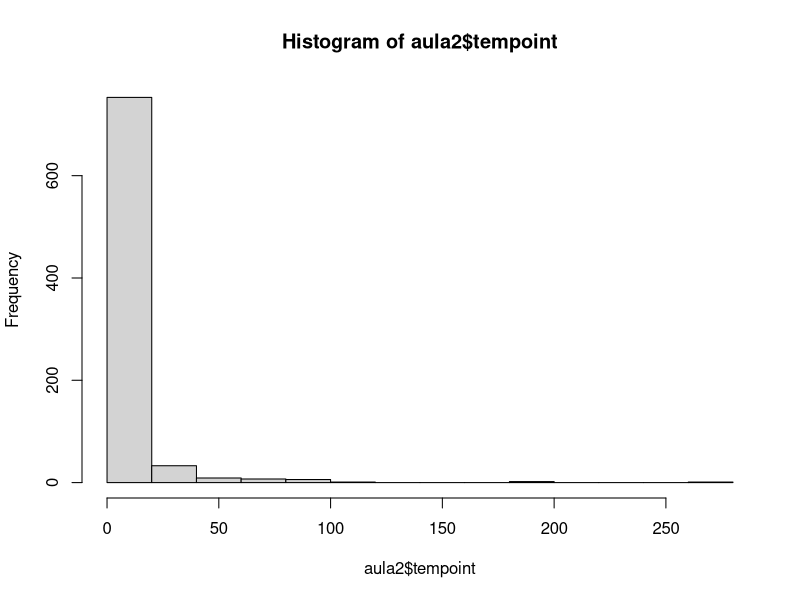
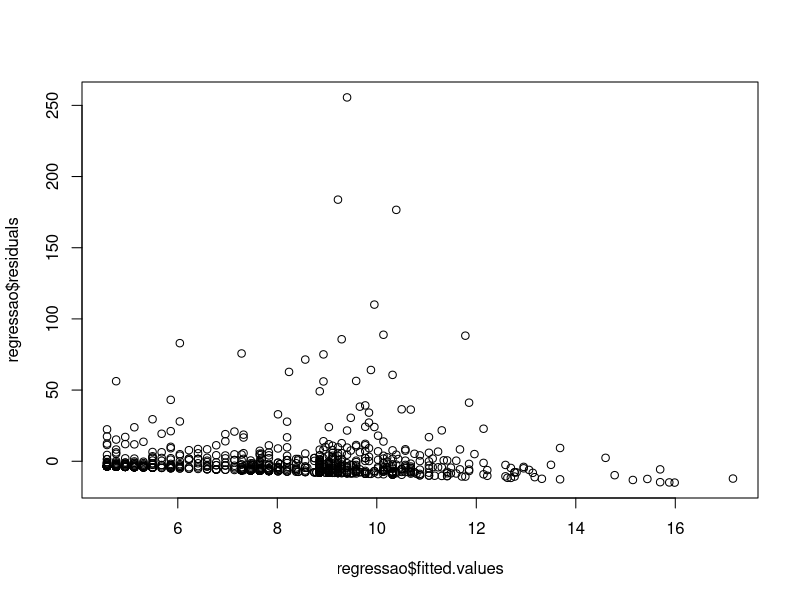
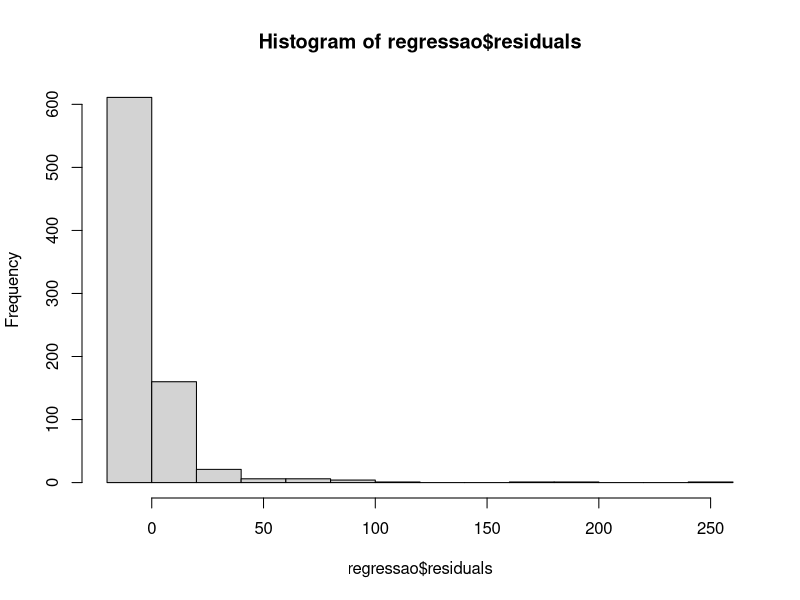
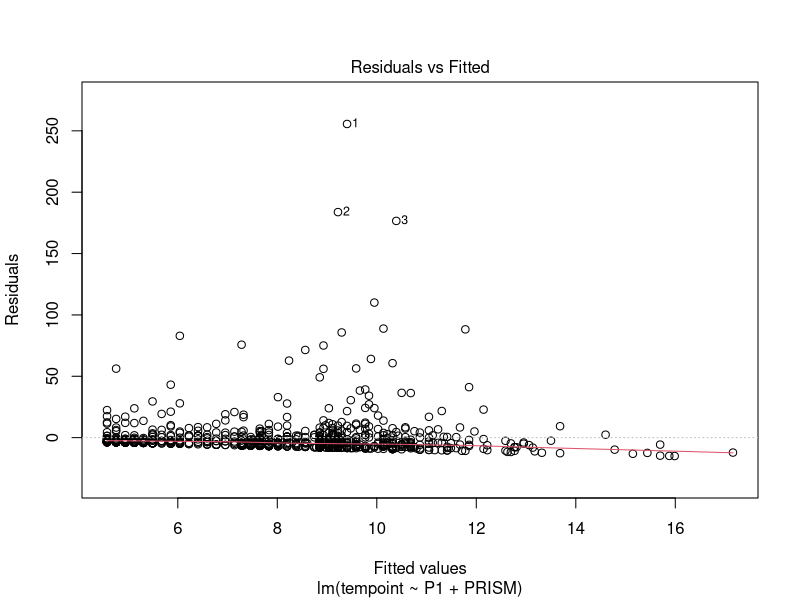
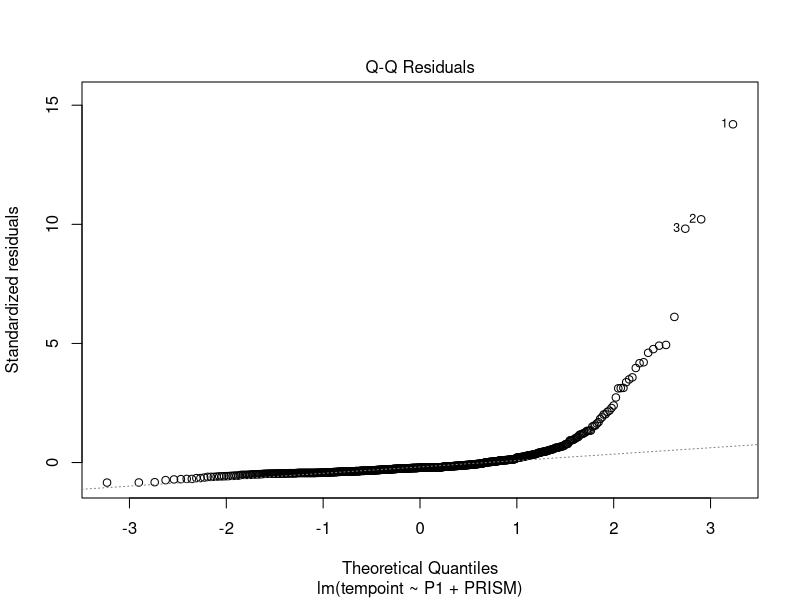
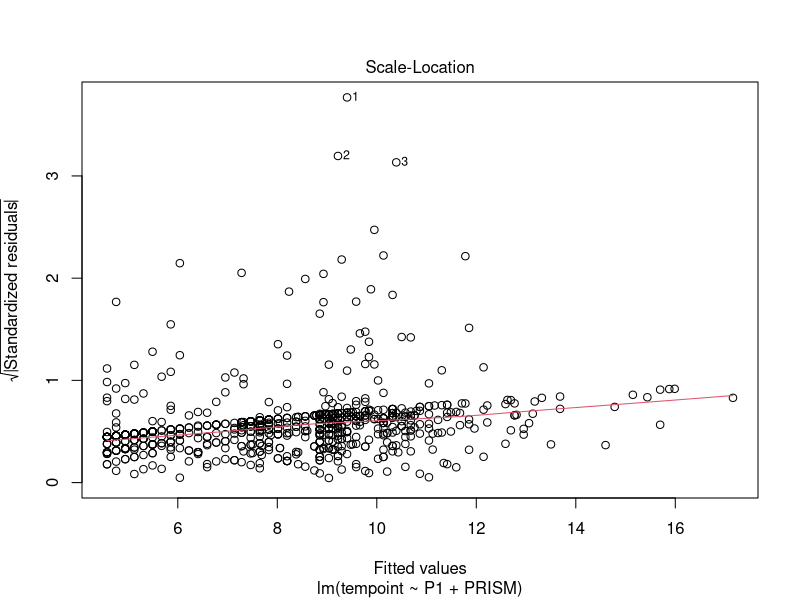
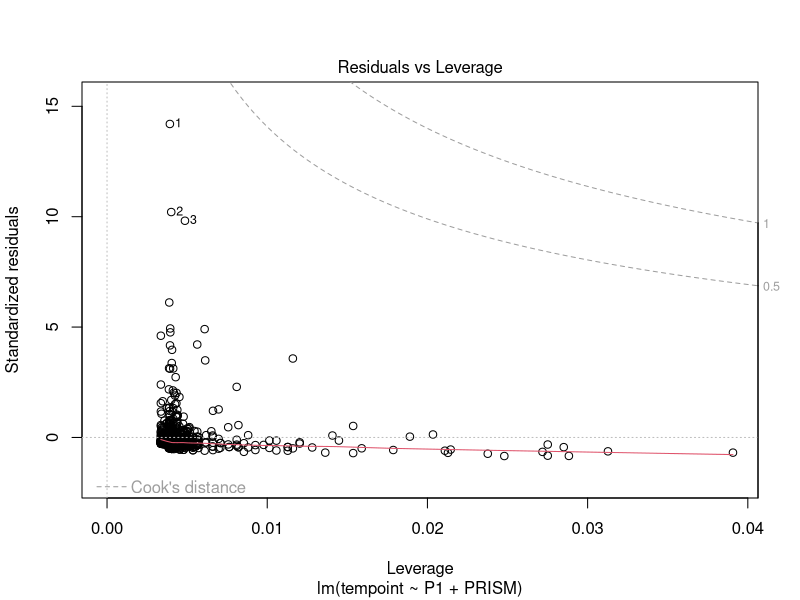
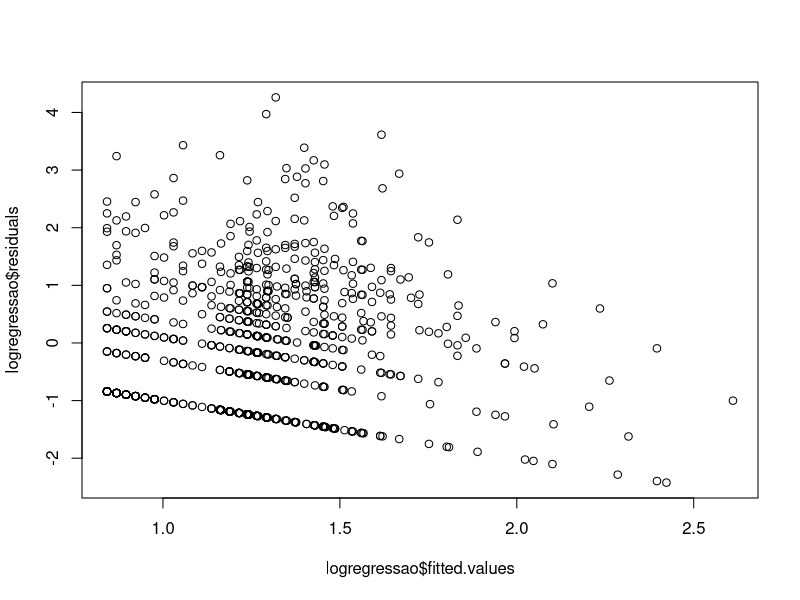

Reproduce these figures in R, in order.
## ---- chunk 1
knitr::opts_chunk$set(echo = TRUE, warning = F)
## ---- chunk 2
library(foreign)

aula2 <- read.spss(file="2.UploadedData/UCIP_PRISM HEADS.sav", use.missing=TRUE)
	
summary(aula2)

## ---- chunk 3

hist(aula2$tempoint)
## ---- chunk 4
regressao <- lm(formula = tempoint ~ P1 + PRISM, data=aula2)
summary(regressao)
## ---- chunk 5
plot(regressao$fitted.values, regressao$residuals)
hist(regressao$residuals)
## ---- chunk 6
plot(regressao)
## ---- chunk 7
aula2$logtempoint <- log(aula2$tempoint)
## ---- chunk 8
logregressao <- lm(formula = logtempoint ~ P1 + PRISM, data=aula2)
summary(logregressao)
## ---- chunk 9
plot(logregressao$fitted.values, logregressao$residuals)
hist(logregressao$residuals)
## ---- chunk 10
plot(logregressao)
